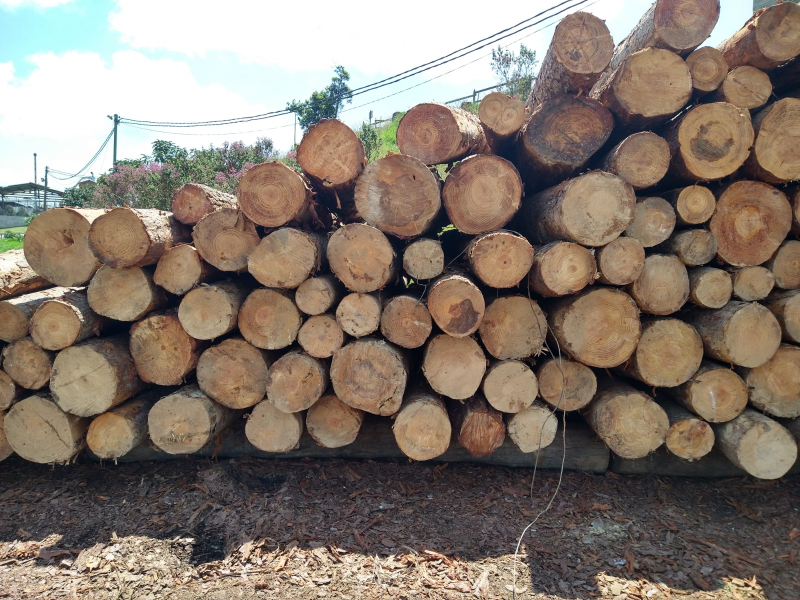
#> input picture IMG2.jpg, 1600 x 1200 px (shown at 1/2 size)
$ python detection_color.py --image IMG2.jpg --clusters 3   (older library calls are emulated)
#> lines starting #> are read from the running program, lines starting #| are printed output that depends on the picture; after the words box and inside, x2 and y2 are one past the last pixel; in counts of white or black regions, pixels touching at a corner belong together; long printed decimals are rounded
### div.py
# import the necessary packages
import numpy as np
import cv2
def centroid_histogram(clt):
	# grab the number of different clusters and create a histogram
	# based on the number of pixels assigned to each cluster
	numLabels = np.arange(0, len(np.unique(clt.labels_)) + 1)
	(hist, _) = np.histogram(clt.labels_, bins = numLabels)
	# normalize the histogram, such that it sums to one
	hist = hist.astype("float")
	hist /= hist.sum()
	# return the histogram
	return hist

def plot_colors(hist, centroids):
	# initialize the bar chart representing the relative frequency
	# of each of the colors
	bar = np.zeros((50, 300, 3), dtype = "uint8")
	startX = 0
	# loop over the percentage of each cluster and the color of
	# each cluster
	percet_ = np.zeros(len(centroids))
	color_ = []
	i = 0
	for (percent, color) in zip(hist, centroids):
		# plot the relative percentage of each cluster
		endX = startX + (percent * 300)
		cv2.rectangle(bar, (int(startX), 0), (int(endX), 50),
			color.astype("uint8").tolist(), -1)
		percet_[i] += percent
		color_.append(color)
		i += 1
		startX = endX


	# return the bar chart
	return bar, percet_, color_


def rgb_to_hsv(r, g, b):
    r, g, b = r/255.0, g/255.0, b/255.0
    mx = max(r, g, b)
    mn = min(r, g, b)
    df = mx-mn
    if mx == mn:
        h = 0
    elif mx == r:
        h = (60 * ((g-b)/df) + 360) % 360
    elif mx == g:
        h = (60 * ((b-r)/df) + 120) % 360
    elif mx == b:
        h = (60 * ((r-g)/df) + 240) % 360
    if mx == 0:
        s = 0
    else:
        s = (df/mx)*100
    v = mx*100
    return h, s, v

### cuencas.py
# import the necessary packages
from skimage.feature import peak_local_max
from skimage.morphology import watershed
from scipy import ndimage
import numpy as np
import argparse
import imutils
import cv2
def encontrar_contornos(image, img):
    shifted = cv2.pyrMeanShiftFiltering(image, 21, 51)
    cv2.imshow("Input", img)
    # convert the mean shift image to grayscale, then apply
    # Otsu's thresholding
    gray = cv2.cvtColor(shifted, cv2.COLOR_BGR2GRAY)
    thresh = cv2.threshold(gray, 0, 255,
        cv2.THRESH_BINARY | cv2.THRESH_OTSU)[1]
    cv2.imshow("Thresh", thresh)

    # compute the exact Euclidean distance from every binary
    # pixel to the nearest zero pixel, then find peaks in this
    # distance map
    D = ndimage.distance_transform_edt(thresh)
    localMax = peak_local_max(D, indices=False, min_distance=20,
        labels=thresh)
    # perform a connected component analysis on the local peaks,
    # using 8-connectivity, then appy the Watershed algorithm
    markers = ndimage.label(localMax, structure=np.ones((3, 3)))[0]
    labels = watershed(-D, markers, mask=thresh)
    print("[INFO] {} unique segments found".format(len(np.unique(labels)) - 1))

    # loop over the unique labels returned by the Watershed
    # algorithm
    for label in np.unique(labels):
        # if the label is zero, we are examining the 'background'
        # so simply ignore it
        if label == 0:
            continue
        # otherwise, allocate memory for the label region and draw
        # it on the mask
        mask = np.zeros(gray.shape, dtype="uint8")
        mask[labels == label] = 255
        # detect contours in the mask and grab the largest one
        cnts = cv2.findContours(mask.copy(), cv2.RETR_EXTERNAL,
            cv2.CHAIN_APPROX_SIMPLE)
        cnts = imutils.grab_contours(cnts)
        c = max(cnts, key=cv2.contourArea)
        # draw a circle enclosing the object
        ((x, y), r) = cv2.minEnclosingCircle(c)
        cv2.circle(img, (int(x), int(y)), int(r), (0, 255, 0), 2)
        #cv2.putText(img, "#{}".format(label), (int(x) - 10, int(y)),
        #    cv2.FONT_HERSHEY_SIMPLEX, 0.6, (0, 0, 255), 2)
    # show the output image
    cv2.imshow("Output", img)
    cv2.imwrite('Output.jpg', img)
    cv2.waitKey(0)

    return image

### detection_color.py
# import the necessary packages
from sklearn.cluster import KMeans
import matplotlib.pyplot as plt
import argparse
import div
import cv2
import numpy as np
import imutils
import cuencas
# construct the argument parser and parse the arguments
ap = argparse.ArgumentParser()
ap.add_argument("-i", "--image", required = True, help = "Path to the image")
ap.add_argument("-c", "--clusters", required = True, type = int,
	help = "# of clusters")
args = vars(ap.parse_args())
# load the image and convert it from BGR to RGB so that
# we can dispaly it with matplotlib
image = cv2.imread(args["image"])
#> image is the input picture: shape (1200, 1600, 3); mean B, G, R 111.1, 122, 134.4
image = imutils.resize(image, width = 600)
#> image: shape (450, 600, 3)
image = cv2.cvtColor(image, cv2.COLOR_BGR2RGB)
# show our image
plt.figure()
plt.axis("off")
plt.imshow(image)

# reshape the image to be a list of pixels
image = image.reshape((image.shape[0] * image.shape[1], 3))
# cluster the pixel intensities
clt = KMeans(n_clusters = args["clusters"])
clt.fit(image)

# build a histogram of clusters and then create a figure
# representing the number of pixels labeled to each color
hist = div.centroid_histogram(clt)
bar , porcentaje, color = div.plot_colors(hist, clt.cluster_centers_)
#> after the loop in plot_colors, `for (percent, color) in zip(hist, centroids):`:
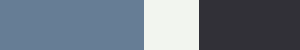
#> bar: shape (50, 300, 3); mean of channels 0, 1, 2 133.9, 121.1, 109.8; drawn as B, G, R
#> porcentaje = [0.48, 0.185, 0.335]
color = color[list(porcentaje).index(max(porcentaje))]
#> color = [149, 125.3, 102.9]
color  = np.asarray(color)
colorHSV = np.zeros(len(color))
#> colorHSV = [0, 0, 0]

colorHSV[0], colorHSV[1], colorHSV[2]=div.rgb_to_hsv(color[0], color[1], color[2])
print(colorHSV)
#| [29.118 30.958 58.433]
H20 = colorHSV[1]*0.80
#> H20 = 24.77
S20 = colorHSV[1]*0.80
#> S20 = 24.77
V20 = colorHSV[2]*0.80
#> V20 = 46.75
lower = np.zeros(len(color))
#> lower = [0, 0, 0]
upper = np.zeros(len(color))
lower[0], lower[1], lower[2] = colorHSV[0]-H20, colorHSV[1]-H20, colorHSV[2]-V20
upper[0], upper[1], upper[2] = colorHSV[0]+H20, 255, 255

lower = np.array([lower[0], lower[1], lower[2]])
upper = np.array([upper[0], upper[1], upper[2]])

img = cv2.imread(args["image"])
img = imutils.resize(img, width = 600)
converted = cv2.cvtColor(img, cv2.COLOR_BGR2HSV)
#> converted: shape (450, 600, 3); mean H, S, V 47.8, 62.5, 137.9
skinMask = cv2.inRange(converted, lower, upper)
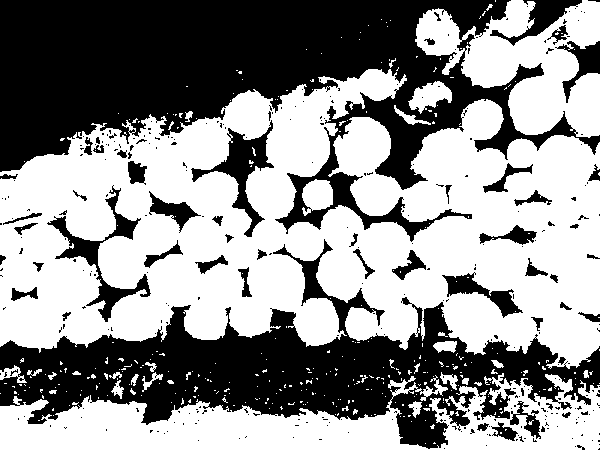
#> skinMask: shape (450, 600); 56.5% white; 330 black regions (277 under 20 px), largest, box (x1, y1, x2, y2) and area: (0, 0, 600, 242) 61740, (0, 239, 600, 449) 40734, (47, 185, 151, 322) 2446
# apply a series of erosions and dilations to the mask
# using an elliptical kernel
kernel = cv2.getStructuringElement(cv2.MORPH_ELLIPSE, (11, 11))
skinMask = cv2.erode(skinMask, kernel, iterations = 2)
#> skinMask: shape (450, 600); 17% white; 73 white regions (11 under 20 px), largest, box (x1, y1, x2, y2) and area: (0, 410, 195, 450) 3553, (521, 225, 600, 311) 3061, (0, 163, 119, 213) 2446
skinMask = cv2.dilate(skinMask, kernel, iterations = 2)
#> skinMask: shape (450, 600); 47.3% white; 18 white regions, largest, box (x1, y1, x2, y2) and area: (98, 90, 600, 364) 76706, (0, 400, 402, 450) 13095, (0, 223, 106, 349) 9619
# blur the mask to help remove noise, then apply the
# mask to the frame
#skinMask = cv2.GaussianBlur(skinMask, (3, 3), 0)
skin = cv2.bitwise_and(img, img, mask = skinMask)
# show the skin in the image along with the mask
image = cv2.imread(args["image"])
image = imutils.resize(image, width = 600)
cuencas.encontrar_contornos(skin, image)
#> in encontrar_contornos, `shifted = cv2.pyrMeanShiftFiltering(image, 21, 51)`:
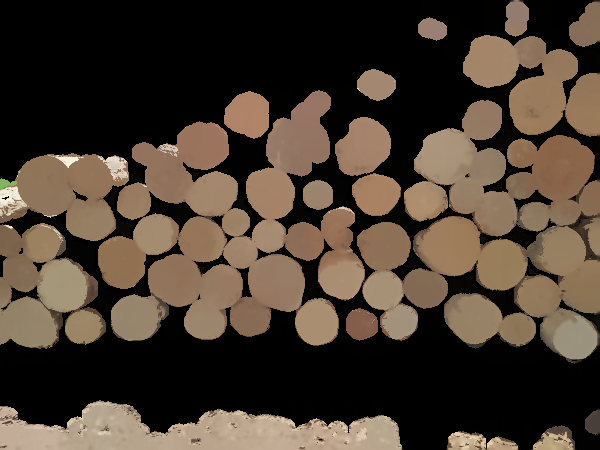
#> shifted: shape (450, 600, 3); mean B, G, R 48.1, 59.9, 72.5
#> in encontrar_contornos, `gray = cv2.cvtColor(shifted, cv2.COLOR_BGR2GRAY)`:
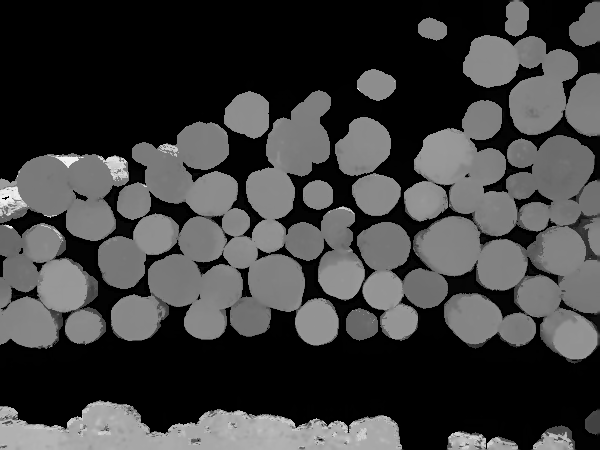
#> gray: shape (450, 600); min 0, max 242, mean 62.3
#> in encontrar_contornos, `thresh = cv2.threshold(gray, 0, 255, cv2.THRESH_BINARY | cv2.THRESH_OT..`: thresh: shape (450, 600); 46.6% white; 21 white regions (3 under 20 px), largest, box (x1, y1, x2, y2) and area: (357, 100, 600, 360) 37802, (98, 90, 365, 346) 37553, (0, 400, 402, 450) 13075
#> in encontrar_contornos, `localMax = peak_local_max(D, indices=False, min_distance=20, labels=th..`: localMax: shape (450, 600) bool; 0.03% white in thin lines or dots, all inside (x1, y1, x2, y2) = (20, 25, 580, 430)
#> in encontrar_contornos, `markers = ndimage.label(localMax, structure=np.ones((3, 3)))[0]`: markers: shape (450, 600) int32; 75 distinct labels, from 0 to 74
#> in encontrar_contornos, `labels = watershed(-D, markers, mask=thresh)`:
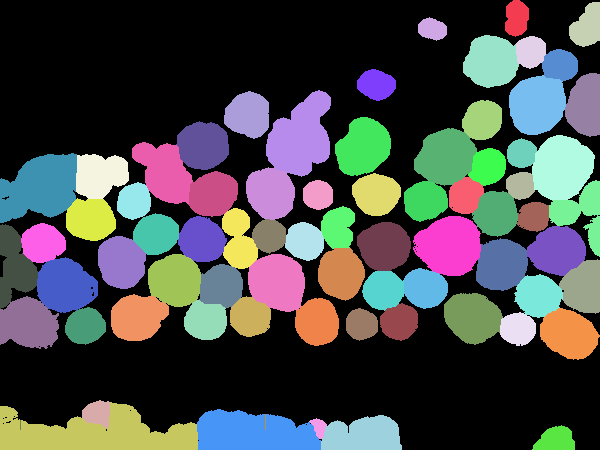
#> labels: shape (450, 600) int32; 75 distinct labels, from 0 to 74; one colour per label, 0 black
#| [INFO] 74 unique segments found
#> the loop in encontrar_contornos, `for label in np.unique(labels): # if the label is zero, we are examini..` made 75 passes
#> (x, y, r) on passes 2 to 13: (516, 17.89, 18.14), (432, 29, 14.87), (587.5, 23, 23.94), (530.5, 51.65, 16.88), (489.8, 59.5, 29.58), (559.6, 65.5, 18.26), (376, 84, 19.42), (540, 105.3, 32.78), (592.5, 104.5, 31.69), (247.2, 115.1, 24.54), (482.4, 119.3, 21.78), (361.2, 147.3, 30.89)
#> after the loop in encontrar_contornos, `for label in np.unique(labels):`:
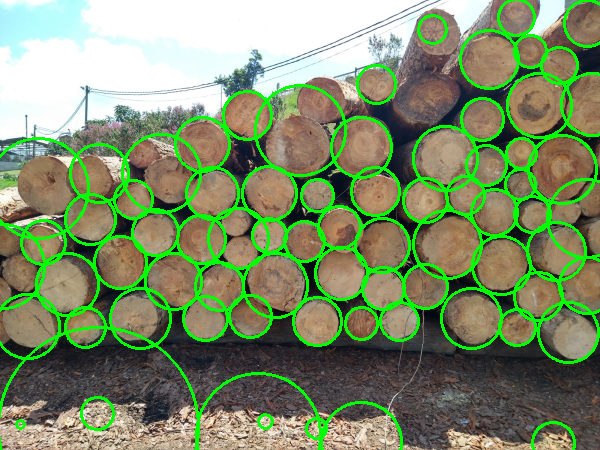
#> img: shape (450, 600, 3); mean B, G, R 103.3, 142.2, 124.1
#> after the loop in encontrar_contornos, `for label in np.unique(labels):`:
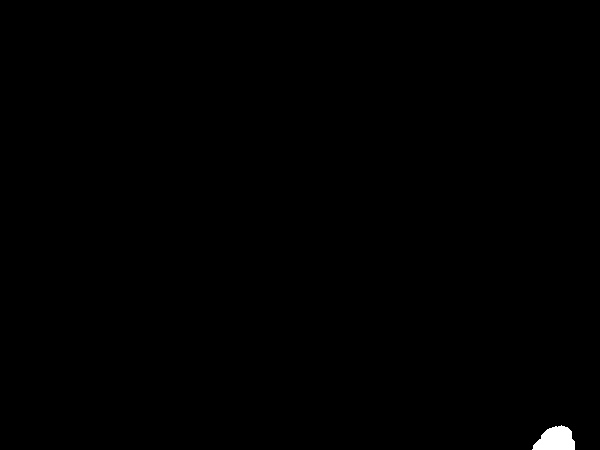
#> mask: shape (450, 600); 0.29% white; 1 white region, box (x1, y1, x2, y2) and area: (532, 425, 575, 450) 771
# [7 lines of commented-out code are left out]
